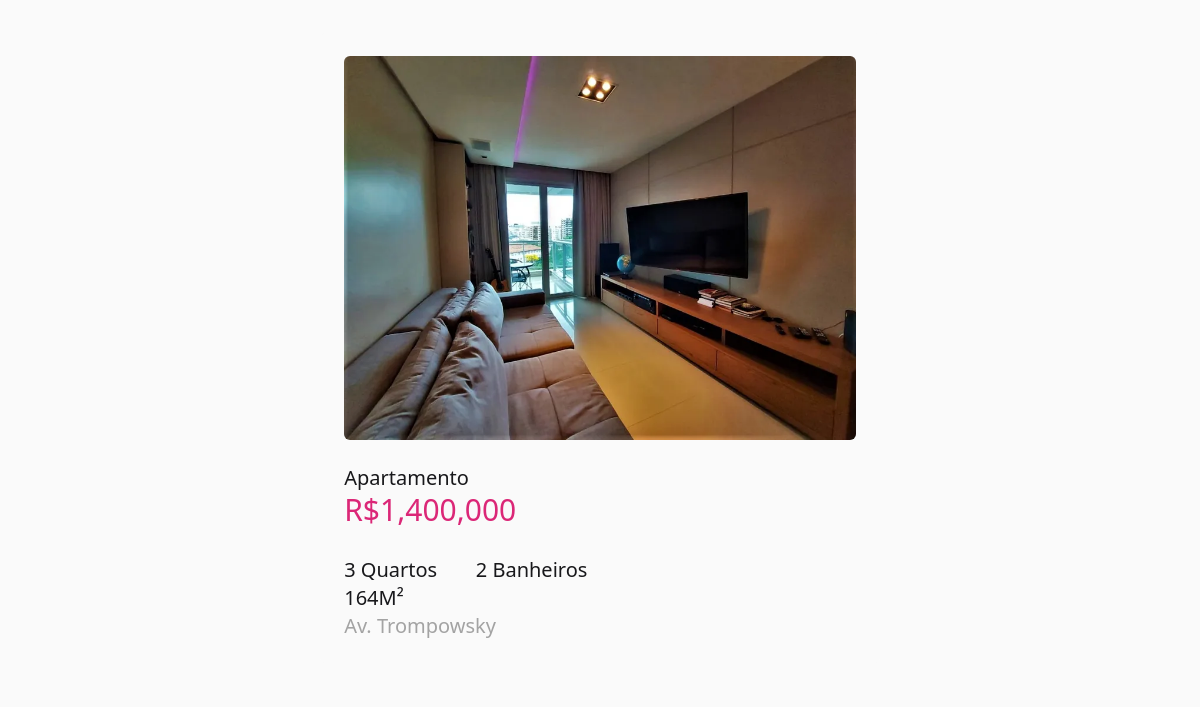
The page /find/1 on the database as committed earlier.
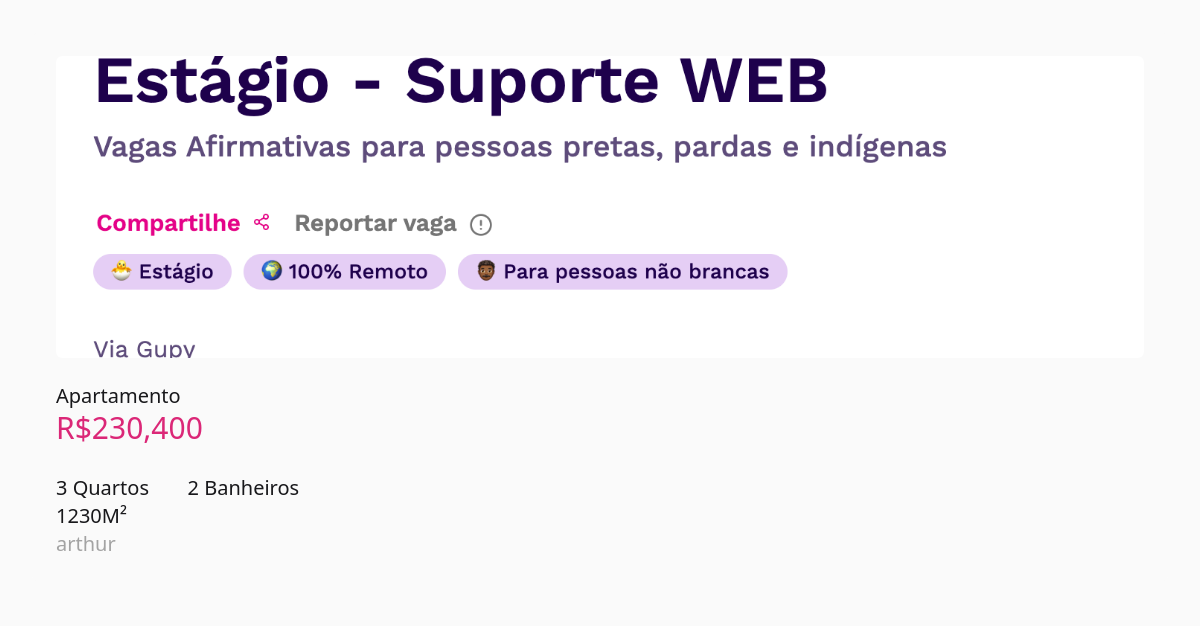
The same page on the database as committed later.
### app.py (models this page shows, shortened)
class Estate(db.Model):
    ownerId = db.Column(db.Integer, db.ForeignKey('user.id'), nullable=False)
    id = db.Column(db.Integer, primary_key=True)
    address = db.Column(db.String(100), nullable=False, default='No address')
    price = db.Column(db.Integer, nullable=False)
    bedrooms = db.Column(db.Integer, nullable=False)
    bathrooms = db.Column(db.Integer, nullable=False)
    area = db.Column(db.Integer, nullable=False)
    type = db.Column(db.String(100), nullable=False)
    img_url = db.Column(db.String(100), nullable=True)

### app.py (the view)
@app.route("/find/<id>", methods=["GET"])
def show(id):
    try:
        imovel = Estate.query.get(id)
        imovel.price = "{:,}".format(imovel.price)
    except:
        return "erro ao encontrar imóvel"
    return render_template("singleEstate.html", estate=imovel)

### templates/singleEstate.html
{% extends 'base.html'%} {% block head %} <title>Hello</title> {%endblock%} {%
block body %}
<div class="flex items-center justify-center h-full m-4 bg-neutral-50">
  <div class="flex flex-col items-start justify-center p-6 m-4 text-xl rounded-lg  bg-neutral-50">
    <div class="flex justify-start w-full mb-6 ">
      {% if estate.img_url %}
      <img class="object-cover rounded-md estate-img max-h-96" src="{{ url_for('static', filename='images/' + estate.img_url) }}" alt="Estate Image">
      {% else %}
      <p>No Image Available</p>
      {% endif %}
    </div>
    <div class="flex flex-col items-start justify-start ">
      <p>{{estate.type}}</p>
      <h2 class="mb-3 text-3xl text-pink-600 text-">R${{ estate.price }}</h2>
    <div class="mt-4 columns-2 ">
      <p>{{estate.bedrooms}} Quartos</p>
      <p>{{estate.area}}M²</p>
      <p>{{estate.bathrooms}} Banheiros</p>
    </div>
    <p class="text-neutral-400">{{estate.address}}</p>
    </div>
</div>
{% endblock %}

### templates/base.html (shortened to what this page needs)
<!DOCTYPE html>
<html lang="en" class="h-full">
  <head>
    <link rel="stylesheet" href="/static/dist/css/output.css" />
  </head>
  <body class="flex items-center justify-center w-full bg-neutral-50 text-zinc-900">
    {% block body %}{%endblock%}
  </body>
</html>

Rows that differ between the two databases and show on the page:
changed Estate "Apartamento": img_url: a different picture; price "1,400,000" → "230,400"; area "164" → "1230"; address "Av. Trompowsky" → "arthur"
